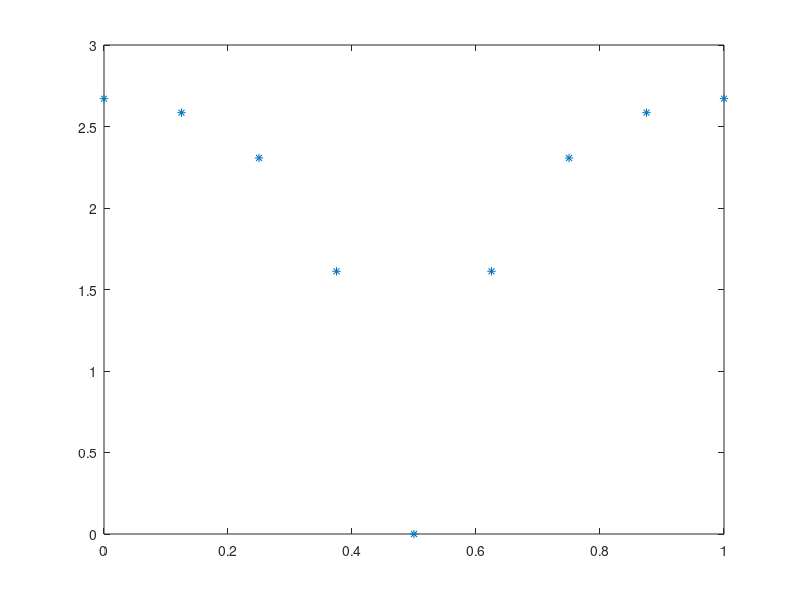

Source code (MATLAB):
A=[
-0.5 0 0 0  2.67082
-0.375 0 0 0.125  2.58482
-0.25 0 0 0.25  2.30686
-0.125 0 0 0.375  1.61175
0 0 0 0.5  0
0.125 0 0 0.625  1.61175
0.25 0 0 0.75  2.30686
0.375 0 0 0.875  2.58482
0.5 0 0 1  2.67082
];

plot(A(:,4),A(:,5),'*')